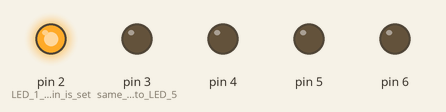
Simulated run of this sketch. Board: Arduino Uno, built with avr-gcc and run on an emulated ATmega328P. Parts: output pins drawn as LEDs (lit = HIGH).

Above: at 0.05 s.
At 0.75 s:
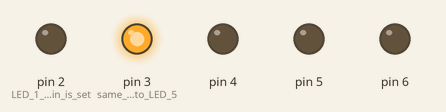
At 1.45 s:
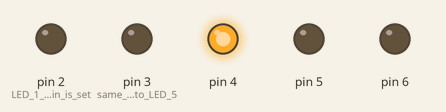
At 2.15 s:
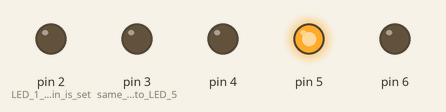
At 2.85 s:
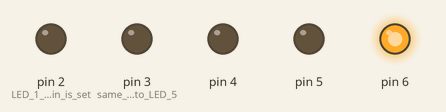
Timing chart, 0 to 3.1 s (numbered marks = the images above):
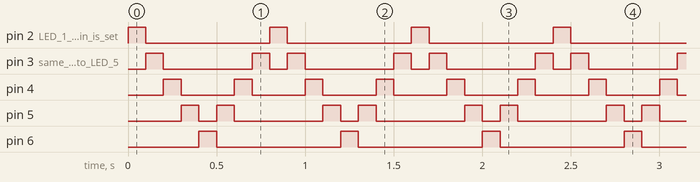

The sketch:

LED_WAVE.ino
```cpp
// Project 1 - Creating a Blinking LED Wave u
void setup()
{
pinMode(2, OUTPUT); // LED 1 control pin is set up as an output
pinMode(3, OUTPUT); // same for LED 2 to LED 5
pinMode(4, OUTPUT);
pinMode(5, OUTPUT);
pinMode(6, OUTPUT);
}
void loop()
{
  digitalWrite(2, HIGH);  // Turn LED 1 on
  delay(100);             // wait half a second
  digitalWrite(2, LOW);   // Turn LED 1 off
  digitalWrite(3, HIGH);  // and repeat for LED 2 to 5
  delay(100);
  digitalWrite(3, LOW);
  digitalWrite(4, HIGH);
  delay(100);
  digitalWrite(4, LOW);
  digitalWrite(5, HIGH);
  delay(100);
  digitalWrite(5, LOW);
  digitalWrite(6, HIGH);
  delay(100);
  digitalWrite(6, LOW);
  digitalWrite(5, HIGH);
  delay(100);
digitalWrite(5, LOW);
digitalWrite(4, HIGH);
delay(100);
digitalWrite(4, LOW);
digitalWrite(3, HIGH);
delay(100);
digitalWrite(3, LOW);  // the loop() will now loop around and start from the top again
}
```

Measured:
- by itself, pin 2 (LED_1_control_pin_is_set), pin 6: alternates HIGH for 0.10 s and LOW for 0.70 s
- by itself, pin 3 (same_for_LED_2_to_LED_5): repeats every 0.80 s: LOW 0.50 s, HIGH 0.10 s, LOW 0.10 s, HIGH 0.10 s
- by itself, pin 4: alternates HIGH for 0.10 s and LOW for 0.30 s
- by itself, pin 5: repeats every 0.80 s: LOW 0.10 s, HIGH 0.10 s, LOW 0.50 s, HIGH 0.10 s
